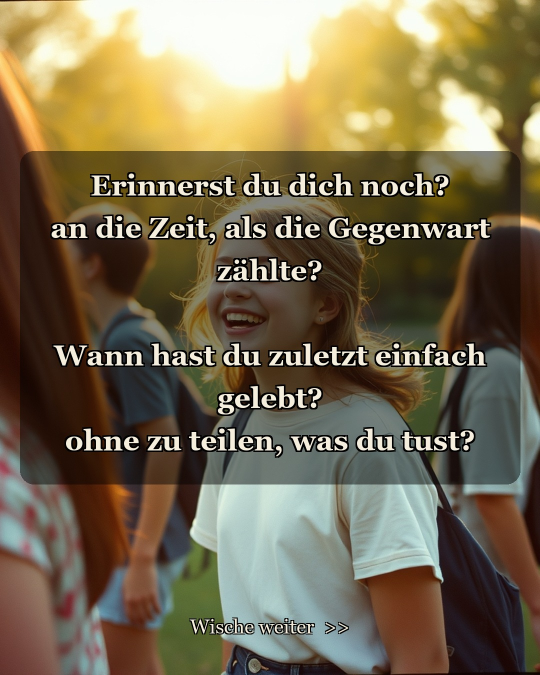
#> input picture instagram-system/output/archive/item_01/slides/slide_01.jpg, 1080 x 1350 px (shown at 1/2 size)
$ python -i carousel_builder.py   (imports and definitions only)
#> lines starting #> are read from the running program, lines starting #| are printed output that depends on the picture
# -*- coding: utf-8 -*-
"""
Baut ein Instagram-Karussell im "Zeitreise"-Format (1845 vs. heute).

Layout pro Kontrast-Slide (1080x1350, Portrait):
  - obere Haelfte: Gemaelde-Stil (1845) + Textbox
  - untere Haelfte: modernes Foto + Textbox
Hook-Slide und CTA-Slide sind vollflaechig.

Ausführen: python -m tools.carousel_builder  (aus instagram-system/)
"""

import sys
import textwrap
from pathlib import Path

from PIL import Image, ImageDraw, ImageFont

sys.path.insert(0, str(Path(__file__).parent.parent))
from tools.recipe_images import generate_image_flux

W, H = 1080, 1350
SERIF = "C:/Windows/Fonts/georgia.ttf"
SERIF_BOLD = "C:/Windows/Fonts/georgiab.ttf"

STYLE_1845 = ("oil painting in the style of 1845 German Biedermeier era, warm "
              "muted earth tones, soft candlelight, detailed brushwork, "
              "nostalgic atmosphere")
STYLE_HEUTE = ("modern realistic photography, cool blue-grey tones, harsh "
               "smartphone screen light, shallow depth of field, "
               "contemporary urban setting")

# Fuer persoenliche Kindheits-/Nostalgie-Themen (70er-90er) statt 1845:
STYLE_FRUEHER = ("warm nostalgic analog film photograph, golden hour sunlight, "
                 "1980s vibe, soft grain, joyful natural moment, faded warm "
                 "colors, cinematic")
STYLE_HEUTE_NEU = ("modern realistic photography, slightly cool tones, "
                   "everyday contemporary setting, natural light, candid")

STIL_PAARE = {
    "historisch": (STYLE_1845, STYLE_HEUTE),
    "nostalgie": (STYLE_FRUEHER, STYLE_HEUTE_NEU),
}

# Anatomie-Vorgabe gegen typische FLUX-Fehler (sechs Finger, verdrehte Glieder)
ANATOMY = ("anatomically correct, natural realistic hands with exactly five "
           "fingers, correct facial features, natural relaxed pose, "
           "well-proportioned body")

# (id, prompt, stil)
IMAGES = [
    ("hook", "An elderly couple from 1845 in traditional clothing looking "
     "directly at the viewer with knowing wise eyes, sitting in a warm "
     "candlelit parlor, slightly amused expression, " + STYLE_1845),
    ("brief_1845", "Hands of a young woman carefully reading a handwritten "
     "letter by candlelight, treasuring it, worn paper, " + STYLE_1845),
    ("brief_heute", "Person in bed at night scrolling endless message "
     "notifications on smartphone, blue screen light on tired face, " + STYLE_HEUTE),
    ("essen_1845", "Large family gathered around wooden dinner table, "
     "laughing, telling stories, warm hearth fire, " + STYLE_1845),
    ("essen_heute", "Family of four at modern dinner table, every person "
     "staring at their own smartphone, food untouched, silence, " + STYLE_HEUTE),
    ("warten_1845", "Young man lying in a summer meadow watching clouds, "
     "daydreaming, straw hat over forehead, " + STYLE_1845),
    ("warten_heute", "Person at bus stop compulsively checking phone, "
     "headphones in, not noticing golden sunset behind them, " + STYLE_HEUTE),
    ("abend_1845", "People sitting around evening fire, one telling a story, "
     "faces lit warmly, children listening with wide eyes, " + STYLE_1845),
    ("abend_heute", "Person alone on couch at night, face lit only by "
     "television and phone screen simultaneously, empty room, " + STYLE_HEUTE),
    ("sonnenuntergang_1845", "Couple standing on a hill quietly watching a "
     "dramatic sunset together, holding hands, seen from behind, " + STYLE_1845),
    ("sonnenuntergang_heute", "Row of people at scenic viewpoint all filming "
     "the sunset through their phones, nobody looking directly, " + STYLE_HEUTE),
    ("cta", "The same elderly couple from 1845 smiling warmly and waving "
     "goodbye at the viewer, candlelit parlor, inviting expression, " + STYLE_1845),
]

# Slides: (typ, daten)
SLIDES = [
    ("hook", {
        "bild": "hook",
        "zeilen": ["Deine Urgroßeltern", "besaßen fast nichts.", "",
                   "Außer das, wonach du dich", "heute am meisten sehnst."],
        "fusszeile": "Wische weiter  >>",
    }),
    ("paar", {"oben": ("brief_1845", "Früher: Ein Brief brauchte Wochen — und wurde dreißig Mal gelesen."),
              "unten": ("brief_heute", "Heute: Hundert Nachrichten am Tag. Wirklich gelesen? Kaum eine.")}),
    ("paar", {"oben": ("essen_1845", "Früher: Am Tisch wurden Geschichten erzählt."),
              "unten": ("essen_heute", "Heute: Am Tisch ist es still. Alle sind woanders.")}),
    ("paar", {"oben": ("warten_1845", "Früher: Langeweile war der Ort, an dem Träume entstanden."),
              "unten": ("warten_heute", "Heute: Jede freie Sekunde wird gefüllt. Wann hast du zuletzt geträumt?")}),
    ("paar", {"oben": ("abend_1845", "Früher: Abends saß man zusammen und hörte einander zu."),
              "unten": ("abend_heute", "Heute: Zwei Bildschirme gleichzeitig — und trotzdem allein.")}),
    ("paar", {"oben": ("sonnenuntergang_1845", "Früher: Man sah den Sonnenuntergang an."),
              "unten": ("sonnenuntergang_heute", "Heute: Man filmt ihn. Für Menschen, die ihn auch nicht ansehen.")}),
    ("hook", {
        "bild": "cta",
        "zeilen": ["Welchen dieser Momente", "vermisst du am meisten?", "",
                   "Schreib es in die Kommentare.", "",
                   "Folge @kiai1977", "für mehr Zeitreisen."],
        "fusszeile": None,
    }),
]


def font(size, bold=False):
    return ImageFont.truetype(SERIF_BOLD if bold else SERIF, size)


# [73 lines left out: functions fit_cover, textbox, _box_height, slide_paar, not called in this run]


def detect_faces(pil_img):
    """Gibt Liste von (x, y, w, h) der erkannten Gesichter zurueck (auf W x H)."""
    try:
        import cv2
        import numpy as np
    except ImportError:
        return []
    gray = cv2.cvtColor(np.array(pil_img), cv2.COLOR_RGB2GRAY)
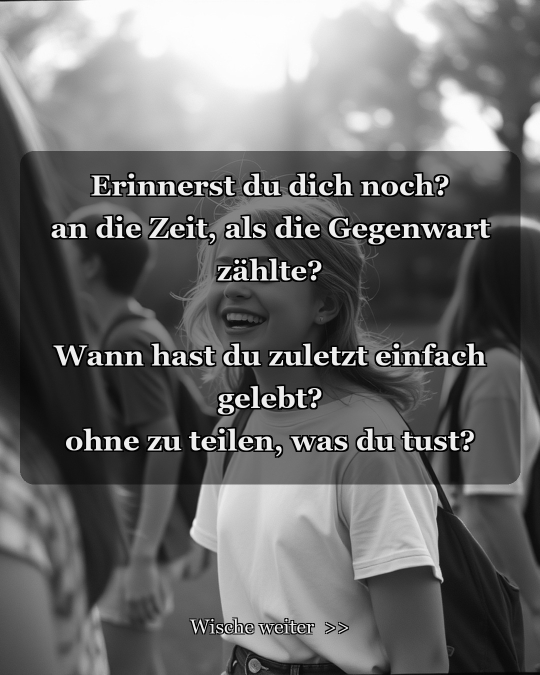
#> gray: shape (1350, 1080) (shown at 1/2 size); min 0, max 254, mean 108.5
    found = []
    for name in ("haarcascade_frontalface_default.xml",
                 "haarcascade_profileface.xml"):
        c = cv2.CascadeClassifier(cv2.data.haarcascades + name)
        for f in c.detectMultiScale(gray, scaleFactor=1.1, minNeighbors=5,
                                    minSize=(60, 60)):
            found.append(tuple(int(v) for v in f))
    # auch gespiegelt (Profilgesichter zeigen oft nur in eine Richtung)
    flip = cv2.flip(gray, 1)
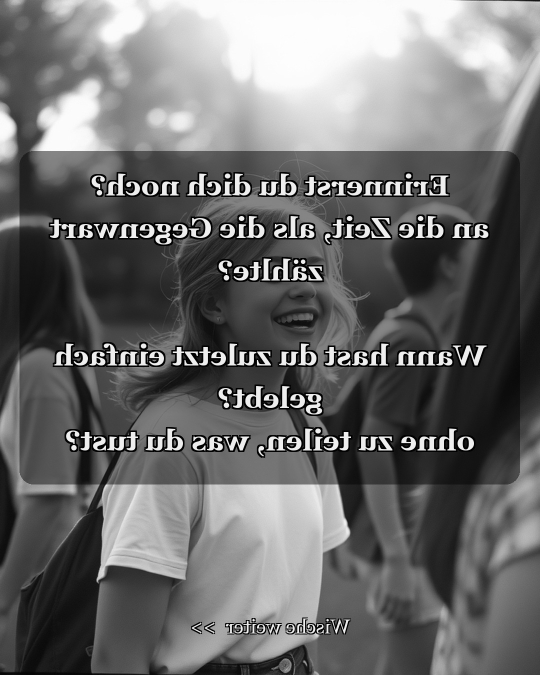
#> flip: shape (1350, 1080) (shown at 1/2 size); min 0, max 254, mean 108.5
    cp = cv2.CascadeClassifier(cv2.data.haarcascades + "haarcascade_profileface.xml")
    w_img = gray.shape[1]
#> w_img = 1080
    for (fx, fy, fw, fh) in cp.detectMultiScale(flip, 1.1, 5, minSize=(60, 60)):
        found.append((int(w_img - fx - fw), int(fy), int(fw), int(fh)))
#> this loop made 0 passes
#> after the loop, found = []
    return found


# [338 lines left out: functions free_bands, place_in_largest_band, place_block, _wrap_lines, slide_voll, slide_liste and 4 more, not called in this run]


# [2 lines not run here, left out]

>>> import cv2
>>> picture = cv2.cvtColor(cv2.imread('../output/archive/item_01/slides/slide_01.jpg'), cv2.COLOR_BGR2RGB)
>>> result = detect_faces(picture)
#> result = []

$ run again, on instagram-system/output/archive/item_01/slides/slide_02.jpg
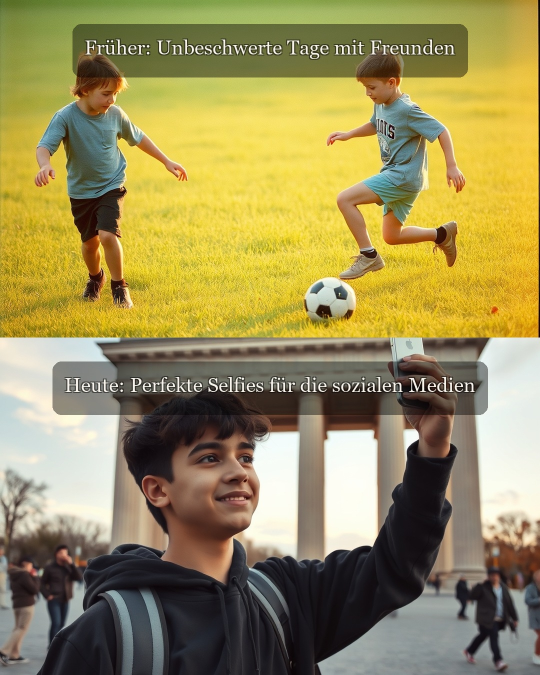
#> input picture instagram-system/output/archive/item_01/slides/slide_02.jpg, 1080 x 1350 px (shown at 1/2 size)
#> in detect_faces, `gray = cv2.cvtColor(np.array(pil_img), cv2.COLOR_RGB2GRAY)`:
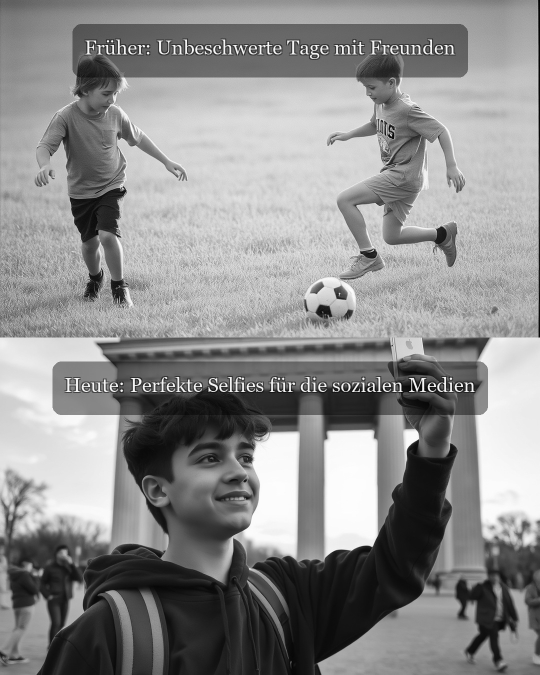
#> gray: shape (1350, 1080) (shown at 1/2 size); min 0, max 255, mean 140.3
#> in detect_faces, `flip = cv2.flip(gray, 1)`:
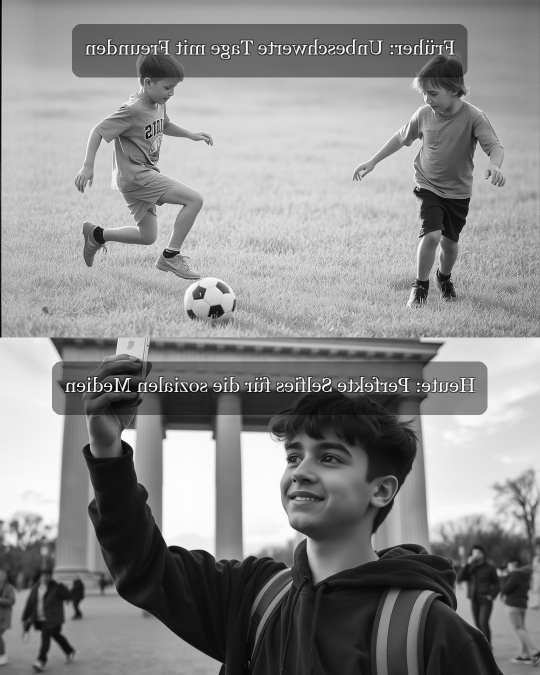
#> flip: shape (1350, 1080) (shown at 1/2 size); min 0, max 255, mean 140.3
#> the loop in detect_faces, `for (fx, fy, fw, fh) in cp.detectMultiScale(flip, 1.1, 5, minSize=(60,..` made 1 pass
#> (fx, fy, fw, fh) on pass 1: (528, 805, 273, 273)
#> after the loop in detect_faces, `for (fx, fy, fw, fh) in cp.detectMultiScale(flip, 1.1, 5, minSize=(60,..`: found = [(279, 805, 273, 273)]

$ run again, on instagram-system/output/archive/item_01/slides/slide_05.jpg
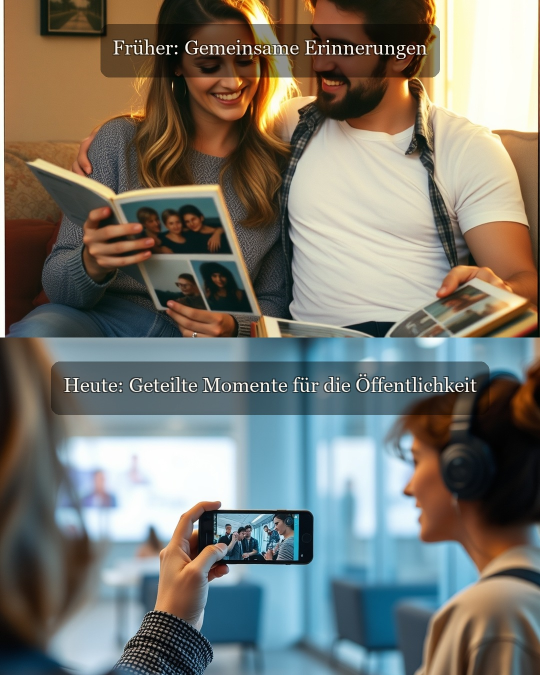
#> input picture instagram-system/output/archive/item_01/slides/slide_05.jpg, 1080 x 1350 px (shown at 1/2 size)
#> in detect_faces, `gray = cv2.cvtColor(np.array(pil_img), cv2.COLOR_RGB2GRAY)`:
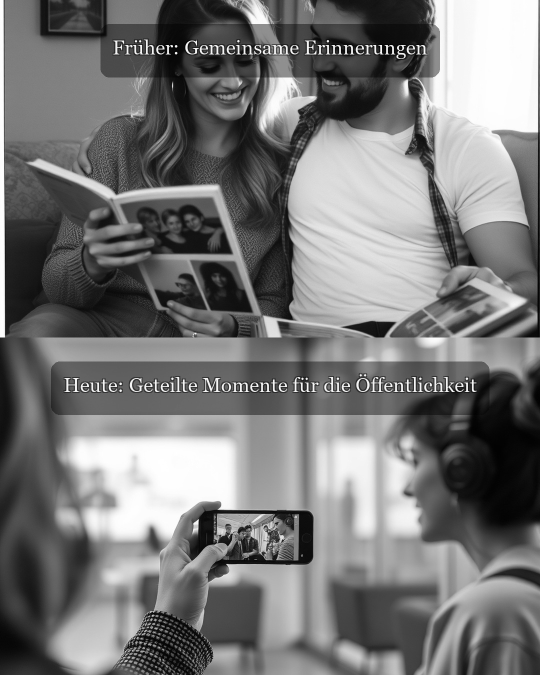
#> gray: shape (1350, 1080) (shown at 1/2 size); min 0, max 255, mean 119.3
#> in detect_faces, `flip = cv2.flip(gray, 1)`:
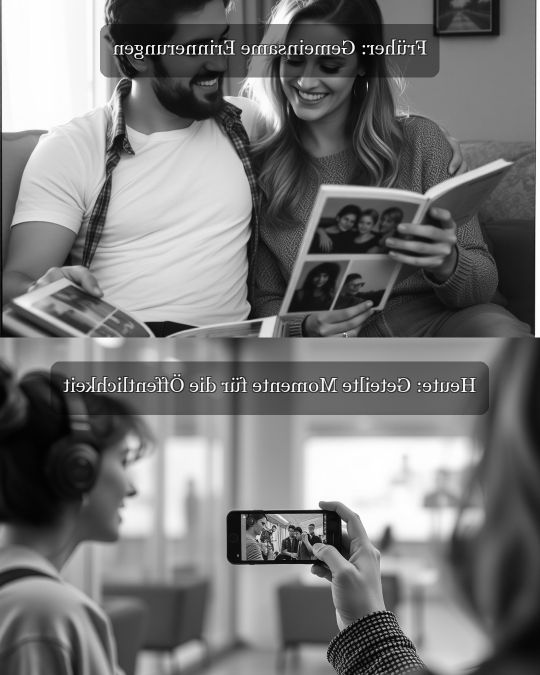
#> flip: shape (1350, 1080) (shown at 1/2 size); min 0, max 255, mean 119.3
#> after the loop in detect_faces, `for (fx, fy, fw, fh) in cp.detectMultiScale(flip, 1.1, 5, minSize=(60,..`: found = [(588, 2, 232, 232)]

$ run again, on instagram-system/output/archive/item_01/slides/slide_06.jpg
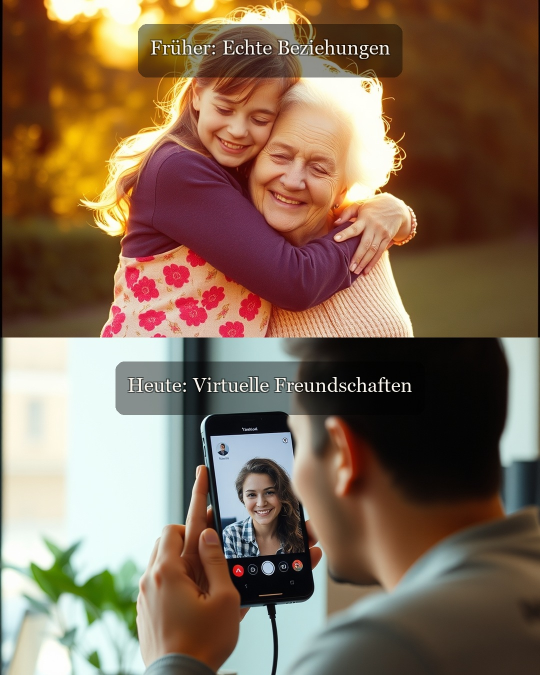
#> input picture instagram-system/output/archive/item_01/slides/slide_06.jpg, 1080 x 1350 px (shown at 1/2 size)
#> in detect_faces, `gray = cv2.cvtColor(np.array(pil_img), cv2.COLOR_RGB2GRAY)`:
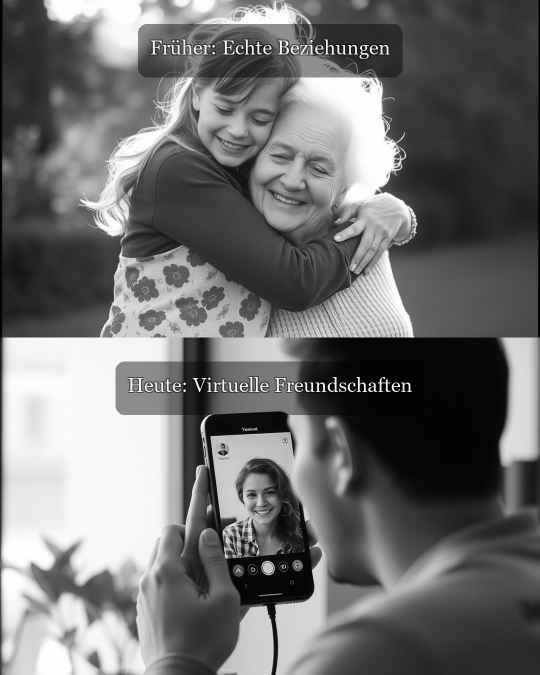
#> gray: shape (1350, 1080) (shown at 1/2 size); min 0, max 255, mean 112.3
#> in detect_faces, `flip = cv2.flip(gray, 1)`:
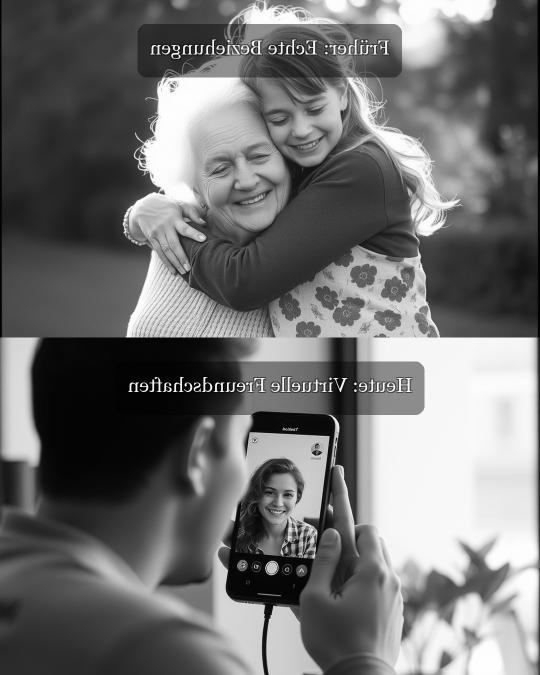
#> flip: shape (1350, 1080) (shown at 1/2 size); min 0, max 255, mean 112.3
#> after the loop in detect_faces, `for (fx, fy, fw, fh) in cp.detectMultiScale(flip, 1.1, 5, minSize=(60,..`: found = [(474, 950, 94, 94), (489, 238, 218, 218)]
